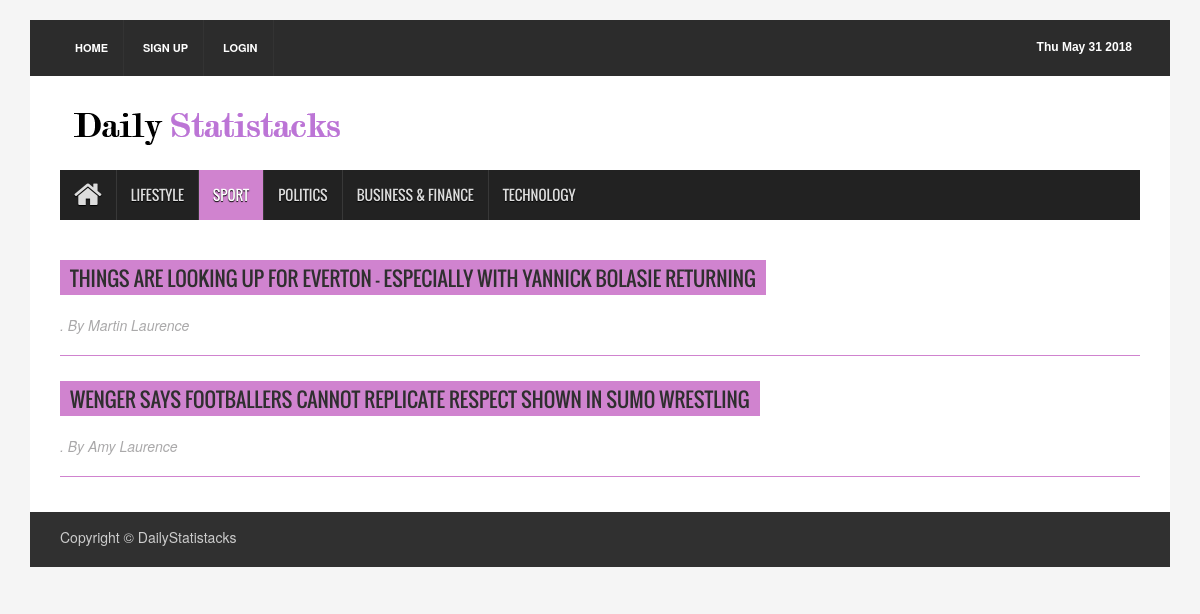
/sportRedirect/, run on the app's committed database.
### newspaper/models.py (models this page shows, shortened)
class Article( models.Model ) :
    articleType     = models.CharField( max_length = 100 )
    author          = models.CharField( max_length = 1000 )
    headline        = models.CharField( max_length = 1000 )
    body            = models.CharField( max_length = 1000000000000 )
    publicationDate = models.DateField()

### newspaper/views.py (the view, shortened to what this page needs)
# urls.py: url( r'^sportRedirect/$' , sportRedirect , name = 'sportRedirect' ) ,
def sportRedirect( request ) :
    try :
        articleList = Article.objects.filter( articleType  = 'sport' )
        if ( 'username' not in request.session ) :
            context = { 'articleList' : articleList }
            return render( request , 'newspaper/sport.html' , context )
    except Exception :
        if ( 'username' not in request.session ) :
            return render( request , 'newspaper/sport.html' , {} )
        else : ## logged in
            name         = getName( request.session['username'] )
            context      = {
                               'fName'        : name
                           }
            return render( request , 'newspaper/sport2.html' , context )

### newspaper/templates/newspaper/sport.html (shortened to what this page needs)
{% extends "newspaper/base.html" %}
{% block content %}
{% load static %}
<div class="container">
<header id="header">
  <div class="row">
    <div class="col-lg-12 col-md-12 col-sm-12">
      <div class="header_top">
        <div class="header_top_left">
          <ul class="top_nav">
            <li><a href = "/">Home</a></li>
            <li><a href = "/registerRedirect/">Sign Up</a></li>
            <li><a href = "/loginRedirect/">Login</a></li>
          </ul>
        </div>
        <div class="header_top_right">
          <p><span id="datetime"></span></p>
        </div>
      </div>
    </div>
    <div class="col-lg-12 col-md-12 col-sm-12">
      <div class="header_bottom">
        <div class="logo_area"><a href="/" class="logo"><img src="{% static "newspaper/images/testlogo.png" %}" alt=""></a></div>
      </div>
    </div>
  </div>
</header>
<section id="navArea">
  <nav class="navbar navbar-inverse" role="navigation">
    <div id="navbar" class="navbar-collapse collapse">
      <ul class="nav navbar-nav main_nav">
        <li><a href = "/"><span class="fa fa-home desktop-home"></span><span class="mobile-show">Home</span></a></li>
        <li><a id = 'lifestyle' href = "/lifestyleRedirect/">Lifestyle</a></li>
        <li class="active"><a href = "/sportRedirect/">Sport</a></li>
        <li><a href = "/politicsRedirect/">Politics</a></li>
        <li><a href = "/businessfinanceRedirect/">Business & Finance</a></li>
        <li><a href = "/technologyRedirect/">Technology</a></li>
      </ul>
    </div>
  </nav>
</section>
<section id="contentSection">
  <div class="row">
    <div class="col-lg-12 col-md-12 col-sm-12">
      <div class="left_content">
        <div class="contact_area">
          {% if articleList %}
            {% for article in articleList %}
            <h2><a href = "{% url 'detail' article.id %}"> {{ article.headline }}</a></h2><p class = "author"><i>. By {{ article.author }} </i></p>
            <br> <br>
            <hr class = "divider">
            {% endfor %}
          {% else %}
                <h2> NO SPORT ARTICLES </h2>
          {% endif %}
        </div>
      </div>
    </div>
  </div>
</section>
<footer id="footer">
  <div class="footer_bottom">
    <p class="copyright">Copyright &copy; DailyStatistacks</p>
  </div>
</footer>
</div>
{% endblock %}

### newspaper/static/newspaper/assets/css/theme.css (style rules this page uses)
.navbar-inverse .navbar-nav > .active > a, .navbar-inverse .navbar-nav > .active > a:hover, .navbar-inverse .navbar-nav > .active > a:focus { background-color:#d083cf }
.contact_area > h2 { background-color:#d083cf }

### newspaper/static/newspaper/assets/css/style.css (style rules this page uses)
body { background:#f5f5f5 }
ul { padding:0; margin:0; list-style:none }
a { text-decoration:none; color:#2f2f2f }
h1, h2, h3, h4, h5, h6 { font-family:'Oswald',sans-serif }
h2 { line-height:23px }
img { border:none }
#header { display:inline; float:left; width:100%; margin-top:20px }
.header_top { background-color:#2c2c2c; display:inline; float:left; padding:0 30px; width:100% }
.header_top_left { float:left; display:inline; width:50% }
.top_nav { text-align:left }
.top_nav li { display:inline-block }
.top_nav li a { display:inline-block; border-right:1px solid #333; color:#fff; font-size:11px; font-weight:bold; padding:20px 15px; text-transform:uppercase; -webkit-transition:all 0.5s; -o-transition:all 0.5s; transition:all 0.5s }
.header_top_right { float:left; display:inline; width:50%; text-align:right }
.header_top_right > p { color:#fff; display:inline-block; float:right; font:bold 12px sans-serif; margin-bottom:0; padding-bottom:20px; padding-right:8px; padding-top:20px }
.header_bottom { background-color:#fff; display:inline; float:left; padding:15px 30px 15px; width:100% }
.logo_area { display:inline; float:left; width:31% }
.logo { font-size:45px; font-weight:bold; color:#000; font-family:'Varela',sans-serif }
.logo img { max-width:100% }
#navArea { float:left; display:inline; width:100%; padding:0 30px; background-color:#fff }
.navbar { border:medium none; border-radius:0 }
.navbar-inverse .navbar-nav > li > a { border-left:1px solid #383838; color:#ddd; font-family:'Oswald',sans-serif; display:inline-block; height:50px; line-height:50px; padding:0 14px; text-shadow:0 1px 1px #000; text-transform:uppercase; -webkit-transition:all 0.5s; -mz-transition:all 0.5s; -ms-transition:all 0.5s; -o-transition:all 0.5s; transition:all 0.5s }
.navbar-inverse .navbar-nav > li:first-child a { border:none }
.navbar-inverse .navbar-nav > .active > a, .navbar-inverse .navbar-nav > .active > a:hover, .navbar-inverse .navbar-nav > .active > a:focus { color:#fff }
.navbar-collapse { padding-left:0 }
.desktop-home { display:block; font-size:30px; margin-top:10px }
#contentSection { float:left; display:inline; width:100%; background-color:#fff; padding:0 30px }
.left_content { float:left; display:inline; width:100% }
#footer { display:inline; float:left; width:100%; margin-bottom:20px }
.footer_bottom { float:left; display:inline; width:100%; padding:10px 30px; background-color:#303030; color:#ccc }
.copyright { float:left; width:50%; padding-top:5px; text-align:left }
.contact_area { float:left; display:inline; width:100%; margin-bottom:30px }
.contact_area > h2 { color:#fff; display:inline-block; font-size:20px; padding:7px 10px 5px; text-transform:uppercase; margin-bottom:30px }
.contact_area > p { margin-bottom:20px }

### newspaper/templates/newspaper/sport.html (style rules this page uses)
hr.divider { display: block; height: 1px; border: 0; border-top: 1px solid #d083cf; margin-top: -40px; margin-bottom: 4px; padding: 0; }
p.author { color: #aaa9aa; margin-top: -10px; }

### data on the page
Article: headline "THINGS ARE LOOKING UP FOR EVERTON – ESPECIALLY WITH YANNICK BOLASIE RETURNING", author "Martin Laurence"
Article: headline "WENGER SAYS FOOTBALLERS CANNOT REPLICATE RESPECT SHOWN IN SUMO WRESTLING", author "Amy Laurence"
